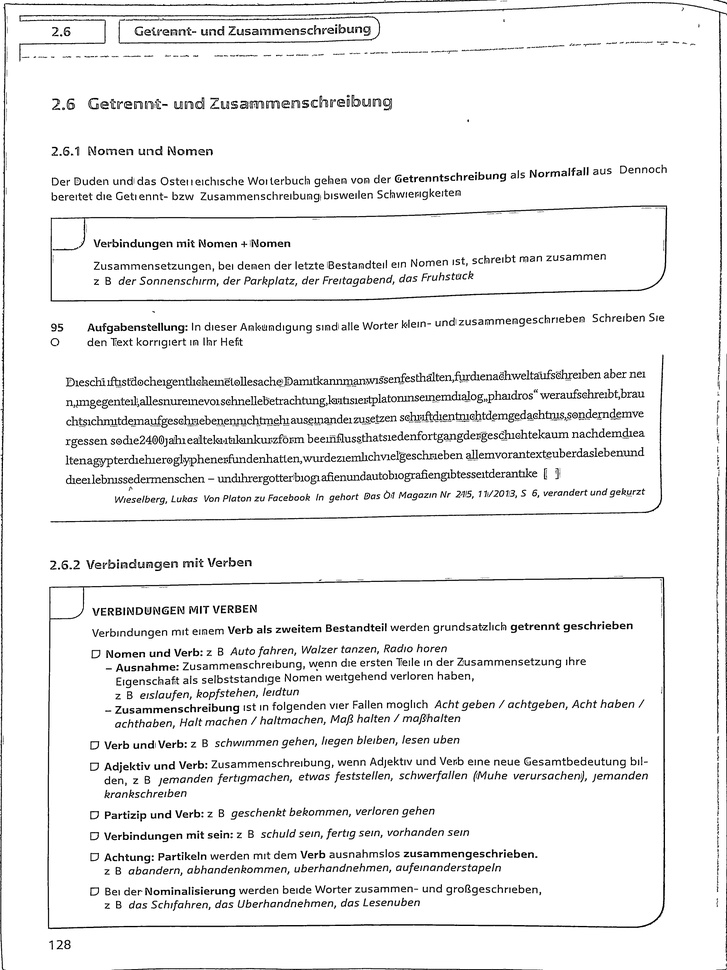
#> input picture images/img2_scan/img2_scan.jpeg, 727 x 970 px, shrunk from 3468 x 4624 before the run, found by its file name
$ python text_detection.py
#> lines starting #> are read from the running program, lines starting #| are printed output that depends on the picture; after the words box and inside, x2 and y2 are one past the last pixel; in counts of white or black regions, pixels touching at a corner belong together
import cv2
import pytesseract
import os
os.environ["TESSDATA_PREFIX"] = "/opt/homebrew/share/tessdata/"

# Pfad zur Tesseract-Installation (nur für Windows)
# pytesseract.pytesseract.tesseract_cmd = r'C:\Pfad\zu\tesseract.exe'

# Bild laden
image = cv2.imread("img2_scan.jpeg")
#> image is the input picture: shape (970, 727, 3); min 0, max 255, mean 237.8

# Bild in Graustufen umwandeln
gray = cv2.cvtColor(image, cv2.COLOR_BGR2GRAY)

# Bild vorverarbeiten (z.B. Rauschen entfernen)
gray = cv2.GaussianBlur(gray, (5, 5), 0)
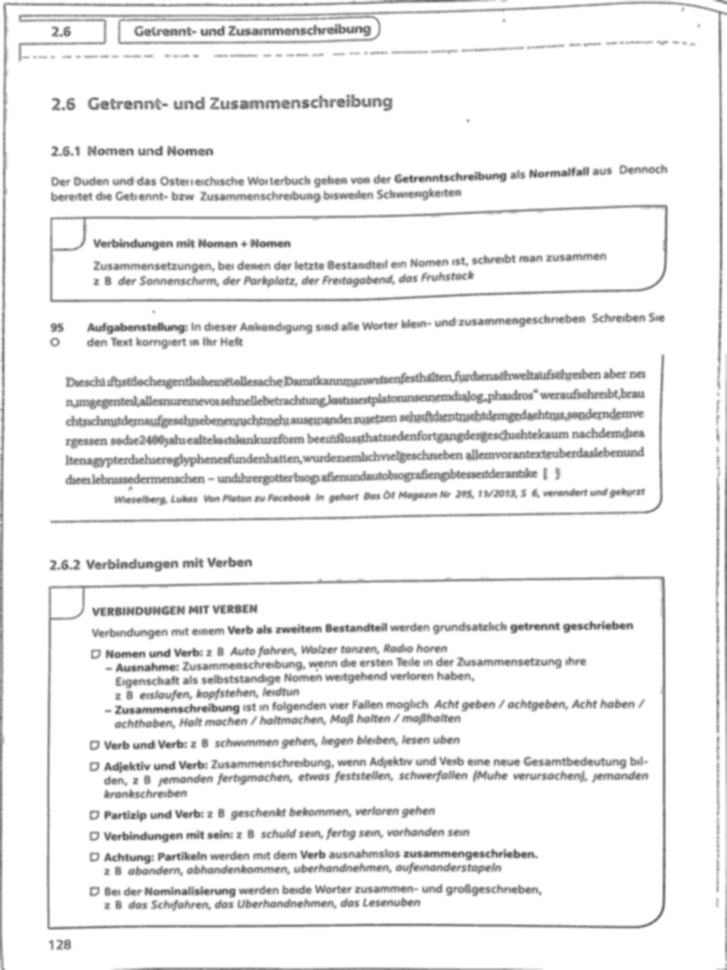
#> gray: shape (970, 727); min 88, max 255, mean 237.8
_, thresh = cv2.threshold(gray, 0, 255, cv2.THRESH_BINARY + cv2.THRESH_OTSU)
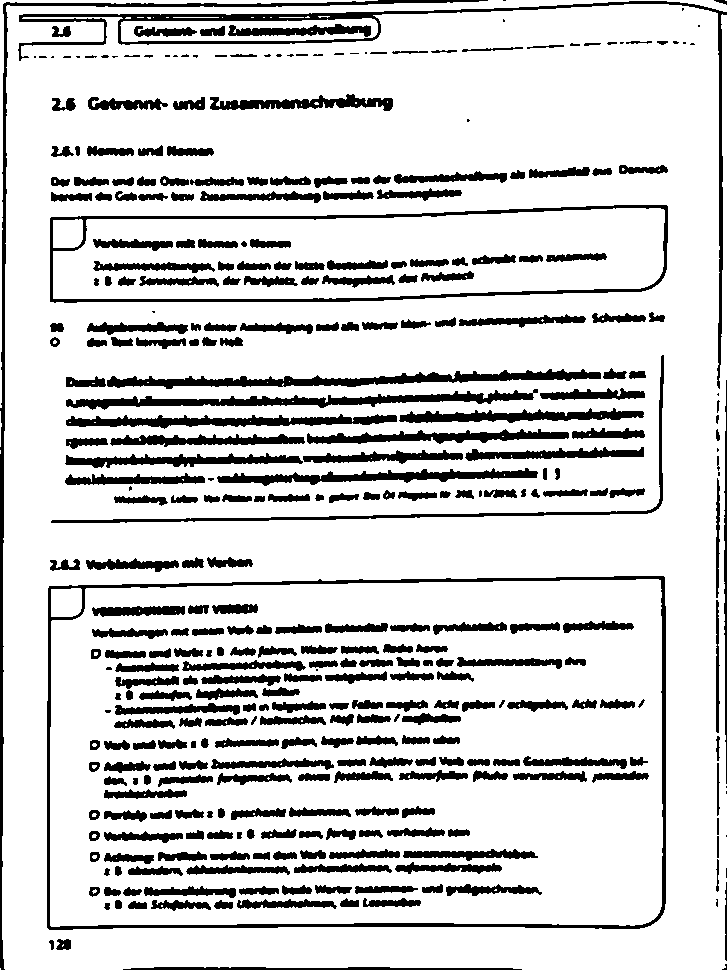
#> thresh: shape (970, 727); 82.8% white; 370 black regions (44 under 20 px), largest, box (x1, y1, x2, y2) and area: (47, 576, 666, 930) 6575, (18, 1, 727, 389) 5658, (50, 205, 668, 303) 4544

# OCR mit Tesseract
#> (the run stopped early here; a loop or call above may not have finished)
